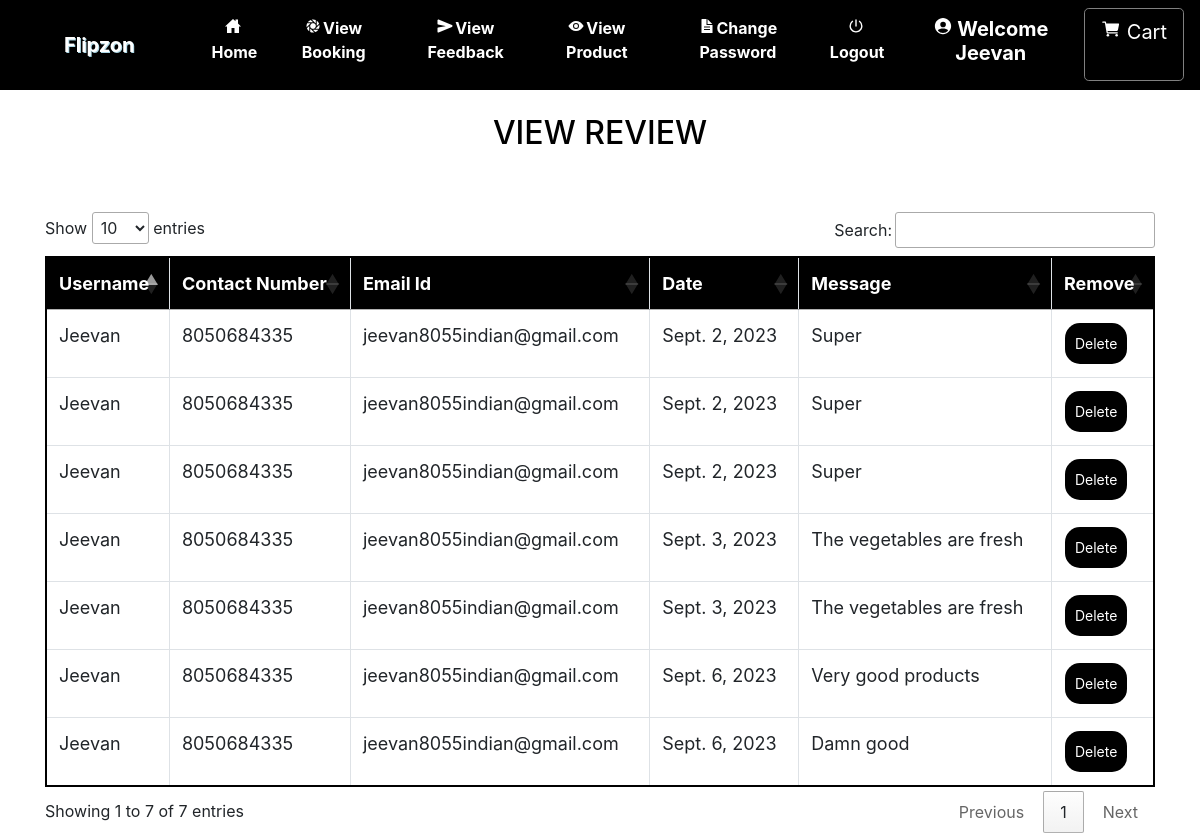
/view_feedback (signed in), run on the app's committed database.
### grocery/models.py (models this page shows, shortened)
class Send_Feedback(models.Model):
    profile = models.ForeignKey(Profile, on_delete=models.CASCADE, null=True)
    message1 = models.TextField(null=True)
    date = models.CharField(max_length=30, null=True)

class Profile(models.Model):
    user = models.ForeignKey(User, on_delete=models.CASCADE, null=True)
    dob = models.DateField(null=True)
    city = models.CharField(max_length=30, null=True)
    address = models.CharField(max_length=50, null=True)
    contact = models.CharField(max_length=10, null=True)
    image = models.FileField(null=True)

### grocery/views.py (the view)
# urls.py: path('view_feedback', View_feedback, name='view_feedback'),
def View_feedback(request):
    if not request.user.is_authenticated:
        return redirect('login_admin')
    feed = Send_Feedback.objects.all()
    d = {'feed': feed}
    return render(request, 'view_feedback.html', d)

### grocery/templates/view_feedback.html (shortened to what this page needs)
{% extends 'navigation.html' %}
{% block body %}
<center><h2 style="color:black;margin-top:2%">VIEW REVIEW</h2></center>
<div class="container" style="margin-top:5%">
<table class="table table-bordered" id="myTable" >
  <thead>
  <tr>
    <th>Username</th>
    <th>Contact Number</th>
      <th> Email Id</th>
    <th>Date</th>
      <th>Message</th>
    <th>Remove</th>
  </tr>
  </thead>
   <tbody>
    {% for i in feed %}
  <tr>
    <td>{{i.profile.user.username}}</td>
    <td>{{i.profile.contact}}</td>
      <td>{{i.profile.user.email}}</td>
      <td>{{i.date}}</td>
      <td>{{i.message1}}</td>
      <td><a href="{% url 'delete_feedback' i.id %}" onclick="return confirm('Are you sure?')"><button class="button button1">Delete</button></a></td>
  </tr>
    {% endfor %}
    </tbody>
</table>
</div>
{% endblock %}

### grocery/templates/navigation.html (shortened to what this page needs)
<!DOCTYPE html>
<html lang="en">
<head>
    {% load static %}
     <link rel="stylesheet" href="https://maxcdn.bootstrapcdn.com/bootstrap/4.0.0/css/bootstrap.min.css">
  <link rel = stylesheet href = "//cdn.datatables.net/1.10.19/css/jquery.dataTables.min.css">
<link rel="stylesheet" href="https://cdnjs.cloudflare.com/ajax/libs/font-awesome/4.7.0/css/font-awesome.min.css">
</head>
<body style="background-color:white">
<nav class="navbar navbar-expand-sm" style = "background-color : black ; border-bottom:1px solid black">
  <a class="navbar-brand pl-5" href="#" style="color:white; font-weight : bold">Flipzon</a>
<div class="collapse navbar-collapse" id="collapsibleNavbar">
  <ul class="navbar-nav pl-5 text-center">
    {% if request.user.username %}
    {% if not request.user.is_staff %}
    <li class="nav-item">
      <a class="nav-link" href="{% url 'home' %}" style="color:white"><ion-icon style="margin-right:2px" name="home-sharp"></ion-icon>Home</a>
    </li>
    <li class="nav-item">
      <a class="nav-link" href="{% url 'view_booking' %}" style="color:white"><ion-icon style="margin-right:2px" name="aperture"></ion-icon>View Booking</a>
    </li>
    <li class="nav-item">
      <a class="nav-link" href="{% url 'send_feedback' request.user.id %}" style="color:white"><ion-icon style="margin-right:2px" name="send"></ion-icon>View Feedback</a>
    </li>
    <li class="nav-item">
      <a class="nav-link" href="{% url 'view_product' 0 %}" style="color:white"><ion-icon style="margin-right:2px" name="eye"></ion-icon>View Product</a>
    </li>
    <li class="nav-item">
      <a class="nav-link" href="{% url 'change_password' %}" style="color:white"><ion-icon style="margin-right:2px" name="document-text-sharp"></ion-icon>Change Password</a>
    </li>
    {% endif %}
    {% endif %}
    {% if request.user.is_authenticated %}
    <a class="nav-link" href="{% url 'logout' %}" style="color:white"><ion-icon style="margin-right:2px" name="power-sharp"></ion-icon>Logout</a>
    {% if not request.user.is_staff %}
    <li class="nav-item">
      <a href="{% url 'profile' %}"><h5 class="nav-link" style="color:white"><ion-icon style="margin-right:4px;color:white" name="person-circle-sharp"></ion-icon>Welcome {{request.user.username}}</h5>
      </a></li>
    {% else %}
    <li class="nav-item">
      <h5  class="nav-link" style="color:black"><ion-icon style="margin-right:4px;color:black" name="person-circle-sharp"></ion-icon>Welcome {{request.user.username}}</h5>
    </li>
    {% endif %}
    {% endif %}
    {% if not request.user.is_staff %}
    {% if request.user.username %}
      <a href="{% url 'cart' %}" style="border:1px solid gray" class="btn btn-default btn-lg text-dark text-capitalize">
        <ion-icon style="color:white;margin-top:2%" name="cart"></ion-icon><span style="margin-left:6px;margin-top:2%;color:white">Cart</span></a></center>
{% endif %}
    {% endif %}
    </ul>
</div>
</nav>
{% block body %}
{% endblock %}
</body></html>

### grocery/templates/navigation.html (style rules this page uses)
* { box-sizing: border-box; }
#myTable { border-collapse: collapse; width: 100%; border: 2px solid black; font-size: 18px; }
#myTable th { text-align: left; padding: 12px; background-color: black; color: white; }
#myTable td { text-align: left; padding: 12px; background-color: white; }
#myTable tr { border-bottom: 1px solid black; }
.button { background-color: black; border: none; color: white; padding: 10px; text-align: center; text-decoration: none; display: inline-block; font-size: 14px; margin: 1px 1px; cursor: pointer; }
.button1 { border-radius: 15px; }
.nav-link { font-weight:bold; }
.navbar-brand { text-shadow: 1px 1px lightblue; }

### data on the page
Send_Feedback: profile.user.username "Jeevan", profile.contact "8050684335", profile.user.email "jeevan8055indian@gmail.com", date "Sept. 2, 2023", message1 "Super"
Send_Feedback: profile.user.username "Jeevan", profile.contact "8050684335", profile.user.email "jeevan8055indian@gmail.com", date "Sept. 2, 2023", message1 "Super"
Send_Feedback: profile.user.username "Jeevan", profile.contact "8050684335", profile.user.email "jeevan8055indian@gmail.com", date "Sept. 2, 2023", message1 "Super"
Send_Feedback: profile.user.username "Jeevan", profile.contact "8050684335", profile.user.email "jeevan8055indian@gmail.com", date "Sept. 3, 2023", message1 "The vegetables are fresh"
Send_Feedback: profile.user.username "Jeevan", profile.contact "8050684335", profile.user.email "jeevan8055indian@gmail.com", date "Sept. 3, 2023", message1 "The vegetables are fresh"
Send_Feedback: profile.user.username "Jeevan", profile.contact "8050684335", profile.user.email "jeevan8055indian@gmail.com", date "Sept. 6, 2023", message1 "Very good products"
Send_Feedback: profile.user.username "Jeevan", profile.contact "8050684335", profile.user.email "jeevan8055indian@gmail.com", date "Sept. 6, 2023", message1 "Damn good"

### other printed values
{{ request.user.username }} "Jeevan"
